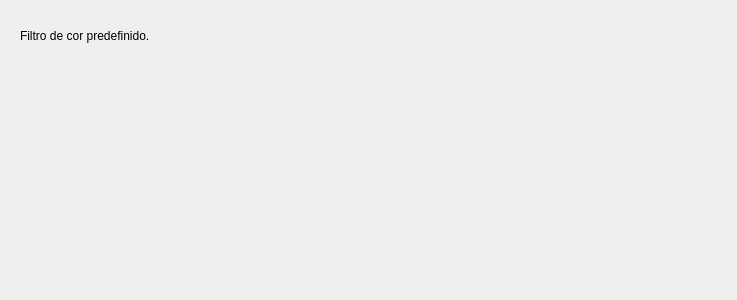
<?xml version="1.0" encoding="UTF-8"?>
<ui version="4.0">
 <class>colorfilterForm</class>
 <widget class="QWidget" name="colorfilterForm">
  <property name="geometry">
   <rect>
    <x>0</x>
    <y>0</y>
    <width>737</width>
    <height>300</height>
   </rect>
  </property>
  <property name="windowTitle">
   <string>Form</string>
  </property>
  <widget class="QLabel" name="label">
   <property name="geometry">
    <rect>
     <x>20</x>
     <y>20</y>
     <width>641</width>
     <height>31</height>
    </rect>
   </property>
   <property name="text">
    <string>Filtro de cor predefinido.</string>
   </property>
  </widget>
 </widget>
 <resources/>
 <connections/>
</ui>
